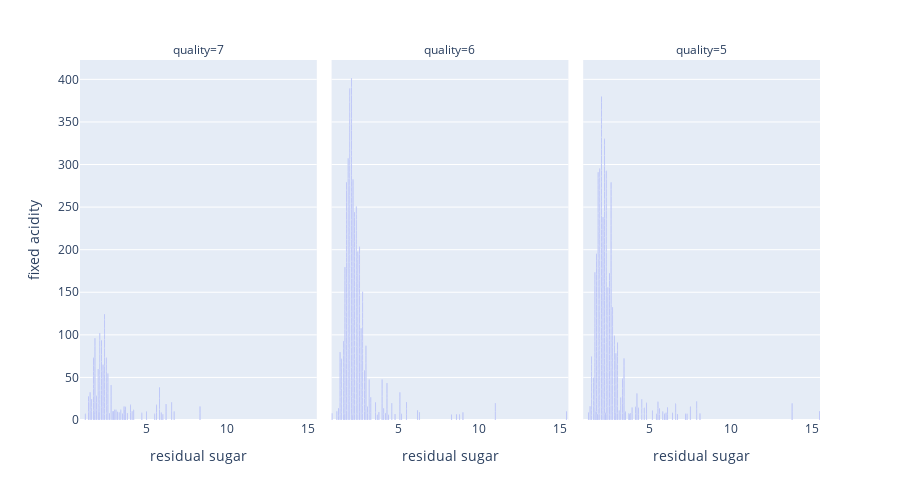

The notebook cell this image was saved under:
### Code cell
fig5 = px.bar(wine_quality6, x = 'residual sugar', y = 'fixed acidity', facet_col='quality', height = 500)
fig5.show()

### Figure 1 — Plotly figure (JSON) as saved in the notebook; plotly's stock layout.template omitted (floating-point values rounded to 4 significant figures; data arrays with more than 128 entries replaced by an {"elided": "..."} marker saying what was removed)
{"data": [{"alignmentgroup": "True", "hovertemplate": "quality=7<br>residual sugar=%{x}<br>fixed acidity=%{y}<extra></extra>", "legendgroup": "", "marker": {"color": "#636efa", "pattern": {"shape": ""}}, "name": "", "offsetgroup": "", "orientation": "v", "showlegend": false, "textposition": "auto", "type": "bar", "x": {"elided": "143 float values"}, "xaxis": "x", "y": {"elided": "143 float values"}, "yaxis": "y"}, {"alignmentgroup": "True", "hovertemplate": "quality=6<br>residual sugar=%{x}<br>fixed acidity=%{y}<extra></extra>", "legendgroup": "", "marker": {"color": "#636efa", "pattern": {"shape": ""}}, "name": "", "offsetgroup": "", "orientation": "v", "showlegend": false, "textposition": "auto", "type": "bar", "x": {"elided": "462 float values"}, "xaxis": "x2", "y": {"elided": "462 float values"}, "yaxis": "y2"}, {"alignmentgroup": "True", "hovertemplate": "quality=5<br>residual sugar=%{x}<br>fixed acidity=%{y}<extra></extra>", "legendgroup": "", "marker": {"color": "#636efa", "pattern": {"shape": ""}}, "name": "", "offsetgroup": "", "orientation": "v", "showlegend": false, "textposition": "auto", "type": "bar", "x": {"elided": "483 float values"}, "xaxis": "x3", "y": {"elided": "483 float values"}, "yaxis": "y3"}], "layout": {"annotations": [{"font": {}, "showarrow": false, "text": "quality=7", "x": 0.16, "xanchor": "center", "xref": "paper", "y": 1, "yanchor": "bottom", "yref": "paper"}, {"font": {}, "showarrow": false, "text": "quality=6", "x": 0.5, "xanchor": "center", "xref": "paper", "y": 1, "yanchor": "bottom", "yref": "paper"}, {"font": {}, "showarrow": false, "text": "quality=5", "x": 0.84, "xanchor": "center", "xref": "paper", "y": 1, "yanchor": "bottom", "yref": "paper"}], "barmode": "relative", "height": 500, "legend": {"tracegroupgap": 0}, "margin": {"t": 60}, "xaxis": {"anchor": "y", "domain": [0, 0.32], "title": {"text": "residual sugar"}}, "xaxis2": {"anchor": "y2", "domain": [0.34, 0.66], "matches": "x", "title": {"text": "residual sugar"}}, "xaxis3": {"anchor": "y3", "domain": [0.68, 1.0], "matches": "x", "title": {"text": "residual sugar"}}, "yaxis": {"anchor": "x", "domain": [0, 1], "title": {"text": "fixed acidity"}}, "yaxis2": {"anchor": "x2", "domain": [0, 1], "matches": "y", "showticklabels": false}, "yaxis3": {"anchor": "x3", "domain": [0, 1], "matches": "y", "showticklabels": false}}}
